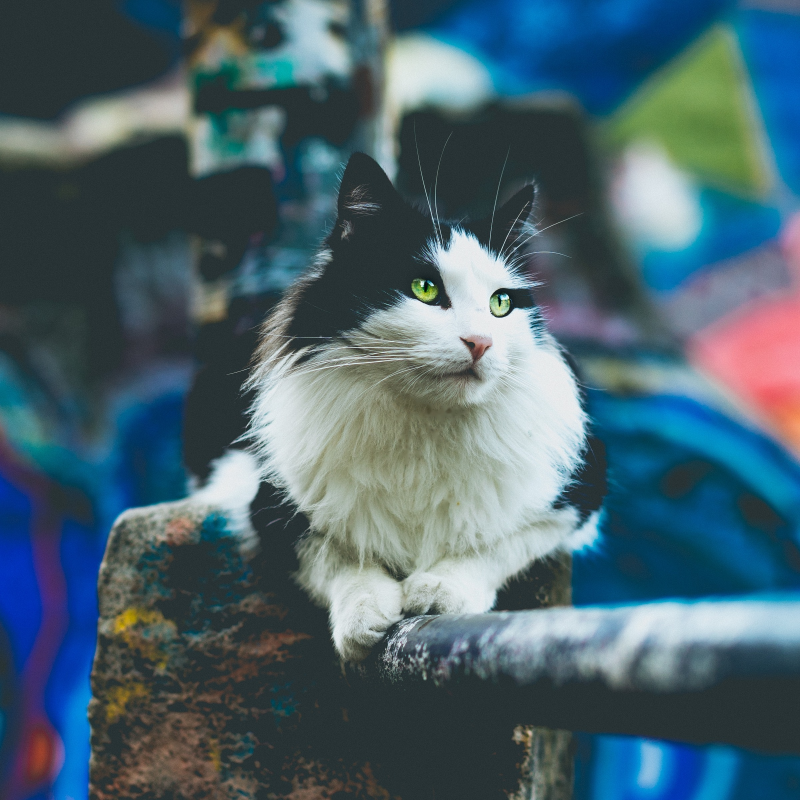
#> input picture 15-variety-caption/assets/tux_r1.jpg, 2400 x 2400 px (shown at 1/3 size); its folder holds only this picture in this run
$ python -i make_liquid.py   (imports and definitions only)
#> lines starting #> are read from the running program, lines starting #| are printed output that depends on the picture
# -*- coding: utf-8 -*-
"""
14 · 液态流动 Liquid Motion — drop「万物始于一滴」
=====================================================
一滴水落下、弹跳、融合、跃起、决堤淹没全屏，退去时留下一个液态的字标 drop。

没有 3D 引擎、没有 GLSL。这一版的全部技巧是**把画面当成一个距离场**：
每一个水滴、每一根拉丝、每一个字母，都只是往同一个场里丢一个 SDF，
用 log-sum-exp 做平滑并集——它们就会自己粘在一起、拉出丝、融成一体。
液体的一切"生命感"都来自这一次平滑并集。

    python make_liquid.py preview         # 关键帧预览
    python make_liquid.py one 6.5 a.png   # 单帧
    python make_liquid.py all 3           # 600 帧 → frames/
"""

import os
import sys
import math
import time

import numpy as np
from PIL import Image, ImageDraw, ImageFont

# [1 line not run here, left out]

# ----------------------------------------------------------------- 规格
W, H = 1920, 1080
FPS = 60
ANIM_FPS = 30                 # 参考是 30fps 动画
DUR = 10.0
FY = 872.0                    # 地板接触线
HOR = 786.0                   # 地平线
G = 5000.0                    # 重力 px/s²
ROOT = os.path.dirname(os.path.abspath(__file__))

F_UI = "C:/Windows/Fonts/Dengb.ttf"        # 中文副标题
F_EN = "C:/Windows/Fonts/Segoeui.ttf"      # 英文副标题
F_HERO = "C:/Windows/Fonts/BOOKOSB.TTF"    # 字标 drop（圆润粗衬线）

# ----------------------------------------------------------------- 时间轴（150 BPM）
BPM = 150
BEAT = 60.0 / BPM             # 0.4 s
CUES = dict(
    pour=0.0, rain=0.4, fuse=2.0, leap=3.2, flood=4.0, immersed=4.42,
    reveal=4.85, gather=5.75, gap=6.2, drop=6.4, glint=7.1, drip=7.6,
    ripple=8.4, end=10.0, pour_snap=0.167,
    merges=[2.0, 2.4, 2.8], apex=3.6,
    flood_in=4.035, flood_full=4.42,
    reveal_start=4.55, reveal_end=5.35,
    logo_snap=6.4, glint_t=7.2, drip_land=8.4, drip_snap=8.567,
    tagline_start=8.42, outro=8.8,
)
# 四滴的落点：时刻 / x / 大小 / 色相
LANDINGS = [(0.40, 640.0, 1.00, 0.05), (0.80, 1250.0, 0.85, 0.62),
            (1.20, 405.0, 0.80, 0.95), (1.60, 960.0, 1.35, 0.36)]
WORD = "drop"
WORD_U = [0.05, 0.30, 0.55, 0.85]          # 四个字母的色相：橘 → 粉 → 粉紫 → 紫

F = lambda t: int(round(t * ANIM_FPS))


# ----------------------------------------------------------------- 基础
def sstep(a, b, x):
    t = np.clip((x - a) / (b - a), 0.0, 1.0)
    return t * t * (3.0 - 2.0 * t)


def clip(x, a=0.0, b=1.0):
    return np.clip(x, a, b)


def mixc(a, b, x):
    """颜色混合：a/b 是 (3,) 或 (N,3)，x 是标量或可广播数组"""
    return a + (b - a) * x


def bezier(p1x, p1y, p2x, p2y, n=1024):
    """三次贝塞尔缓动，返回查表函数"""
    ts = np.linspace(0.0, 1.0, n, dtype=np.float64)
    omt = 1.0 - ts
    xs = 3 * omt * omt * ts * p1x + 3 * omt * ts * ts * p2x + ts ** 3
    ys = 3 * omt * omt * ts * p1y + 3 * omt * ts * ts * p2y + ts ** 3
    xs = np.maximum.accumulate(xs)

    def f(x):
        xa = np.clip(x, 0.0, 1.0)
        return np.interp(xa, xs, ys)
    return f


eInOut = bezier(0.65, 0.0, 0.35, 1.0)
eIn = bezier(0.5, 0.0, 0.9, 0.4)
eOut = bezier(0.33, 0.9, 0.4, 1.0)
eFront = bezier(0.28, 0.55, 0.42, 1.0)
flung = bezier(0.22, 1.0, 0.36, 1.0)      # "甩出去"的缓动（溅射触须用）


# [11 lines left out: function spring, not called in this run]


def wob(t, f, decay):
    return 0.0 if t <= 0 else math.exp(-t / decay) * math.sin(2 * math.pi * f * t)


def h21(x, y):
    n = x * 127.1 + y * 311.7
    return np.mod(np.sin(n) * 43758.5453, 1.0)


# [5 lines left out: function grid, not called in this run]


_PX = _PY = None


# [5 lines left out: function pxpy, not called in this run]


# ----------------------------------------------------------------- 调色板
# u ∈ [0,1]：橘 → 洋红 → 紫。三段分别是"薄 / 中 / 厚"的液体色。
_PT = (np.array([1.00, 0.74, 0.30], np.float32), np.array([1.00, 0.50, 0.66], np.float32),
       np.array([0.84, 0.52, 1.00], np.float32))
_PM = (np.array([1.00, 0.36, 0.06], np.float32), np.array([1.00, 0.10, 0.44], np.float32),
       np.array([0.56, 0.12, 1.00], np.float32))
_PD = (np.array([0.80, 0.10, 0.04], np.float32), np.array([0.62, 0.02, 0.30], np.float32),
       np.array([0.24, 0.04, 0.60], np.float32))


# [11 lines left out: function _ramp, not called in this run]


def pal_thin(u):
    return _ramp(_PT, u)


def pal_mid(u):
    return _ramp(_PM, u)


def pal_deep(u):
    return _ramp(_PD, u)


# ----------------------------------------------------------------- 影棚环境
KEY = (-0.78, -0.95)          # 主柔光箱在反射方向空间的位置


# [38 lines left out: functions soft_rect, env_map, not called in this run]


# ----------------------------------------------------------------- 字标 SDF
_LET = None


# [87 lines left out: functions letters, sample_bilinear, not called in this run]


# ----------------------------------------------------------------- 相机
CAM = [
    (-0.5, 5.4, 640, 382), (0.0, 5.3, 640, 398), (0.167, 4.9, 640, 452), (0.30, 3.8, 642, 690),
    (0.42, 3.3, 648, 800), (0.8, 2.6, 1010, 832), (1.2, 2.15, 745, 812), (1.7, 1.6, 880, 758),
    (2.4, 1.64, 925, 764), (3.05, 1.72, 960, 764), (3.6, 1.46, 960, 590), (4.0, 1.42, 960, 640),
    (4.6, 1.2, 960, 560), (5.0, 1.13, 960, 548), (5.9, 1.0, 960, 540), (8.0, 1.0, 960, 540),
    (10.0, 1.0, 960, 540), (10.5, 1.0, 960, 540),
]


# [15 lines left out: function cam_at, not called in this run]


# ----------------------------------------------------------------- 叙事
def add_ball(S, x, y, r, u, ax=1.0, ay=1.0, rot=0.0):
    if r > 0.4:
        S["balls"].append((float(x), float(y), float(r), float(u), float(ax), float(ay), float(rot)))


def add_seg(S, ax_, ay_, bx_, by_, ra, rb, u):
    if max(ra, rb) > 0.4:
        S["segs"].append((float(ax_), float(ay_), float(bx_), float(by_), float(ra), float(rb), float(u)))


# ----------------------------------------------------------------- 落雨：四滴 + 溅射皇冠
SV_PUD = 0.52          # 静止水洼的竖直比例（扁透镜：高只有半径的一半）
TEN_T = 0.27           # 溅射皇冠的寿命

# x / 半径 / 色相 / 落地时刻 / 落地弹性的阻尼
DROPS = [
    dict(x=640.0, r=56.0, u=0.05, tLand=0.40, z=0.50),
    dict(x=1250.0, r=46.0, u=0.62, tLand=0.80, z=0.50),
    dict(x=405.0, r=42.0, u=0.95, tLand=1.20, z=0.50),
    dict(x=960.0, r=74.0, u=0.36, tLand=1.60, z=0.62),
]
# 三摊水跳进中心（P4 已经在中心等着被灌满）
HOPS = [dict(who=0, tc=2.00, side=-1.0), dict(who=2, tc=2.40, side=-1.0),
        dict(who=1, tc=2.80, side=+1.0)]
HOP_T = 0.34


# [10 lines left out: function sv_land, not called in this run]


_TEN = None
_CROWN = None


# [97 lines left out: functions tendrils, tendril_state, crown, mass_r, not called in this run]


_SPRAY = None


# [241 lines left out: functions spray, film, not called in this run]


def add_letter(S, i, L, grow, scale, u):
    S["letters"].append((i, L, grow, scale, u))


# ----------------------------------------------------------------- SDF 场
# [400 lines left out: functions field_at, shade, backdrop, floor_col, rip_rings, render_frame, not called in this run]


# ----------------------------------------------------------------- 后期
_BLOOM_DN = {}


# [101 lines left out: functions _down, _up, bloom, tonemap, post, draw_type, not called in this run]


# ----------------------------------------------------------------- CLI
def save(img, path):
    Image.fromarray((np.clip(img, 0, 1) * 255 + 0.5).astype(np.uint8), "RGB").save(path, quality=95)


# [11 lines left out: functions render, cmd_one, not called in this run]


def _worker(i):
    t = i / float(FPS)
    path = os.path.join(ROOT, "frames", "f_%04d.png" % i)
    last = None
    for attempt in range(4):
        try:
            img = render(t)
            save(img, path)
            return i
        except MemoryError as e:      # 全屏 SDF 的峰值内存很凶，本机可用常年 1.3-1.8GB
            last = e
            import gc
            gc.collect()
            time.sleep(1.5 + attempt * 1.5)
    raise last


# [27 lines left out: functions cmd_all, cmd_preview, not called in this run]


# [11 lines not run here, left out]

>>> import cv2
>>> picture = cv2.imread('../15-variety-caption/assets/tux_r1.jpg', cv2.IMREAD_GRAYSCALE)
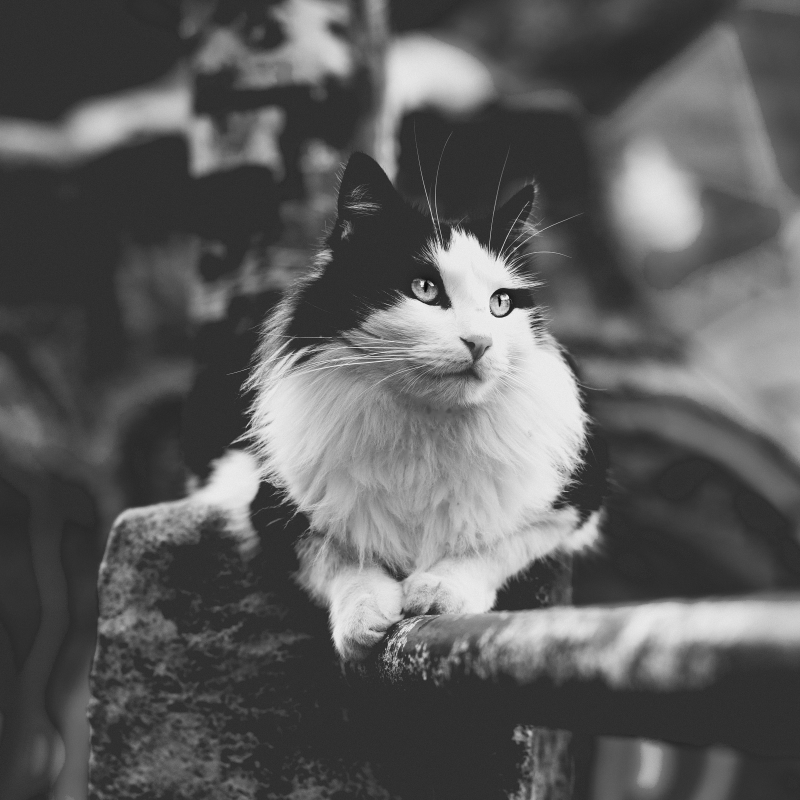
#> picture: shape (2400, 2400) (shown at 1/3 size); min 2, max 255, mean 93.3
>>> result = _worker(picture)
#> (the run stopped early here; a loop or call above may not have finished)

$ run again, on 15-variety-caption/assets/white_dof.jpg
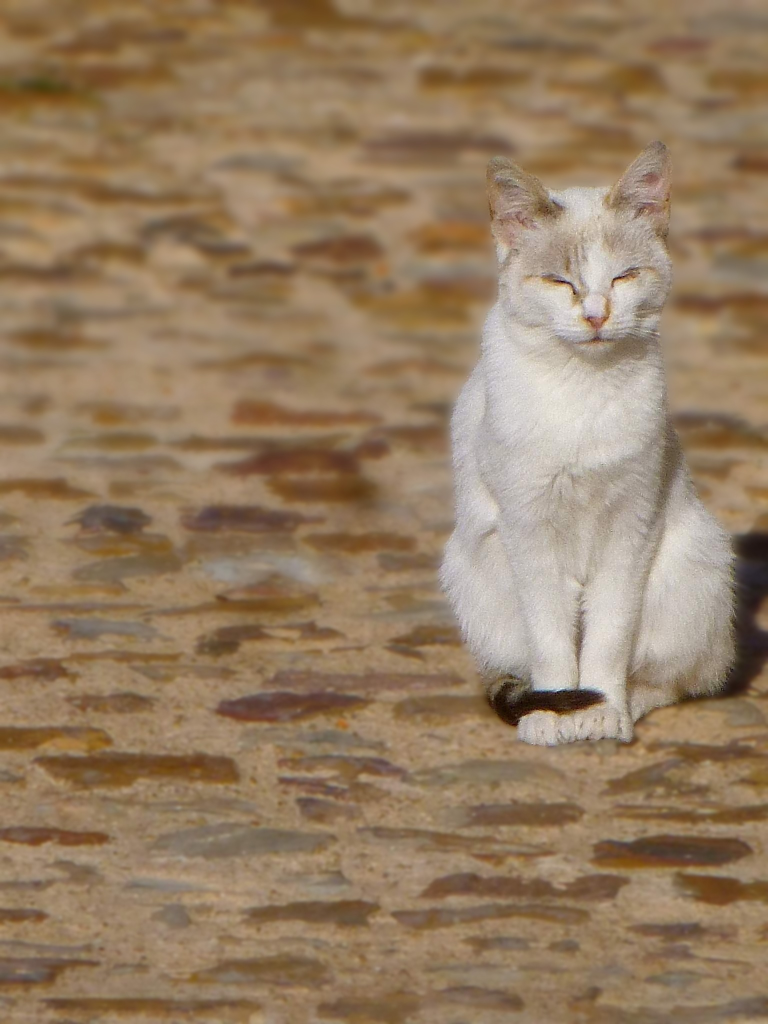
#> input picture 15-variety-caption/assets/white_dof.jpg, 1536 x 2048 px (shown at 1/2 size)
#> `picture = cv2.imread('../15-variety-caption/assets/tux_r1.jpg', cv2.IM..`:
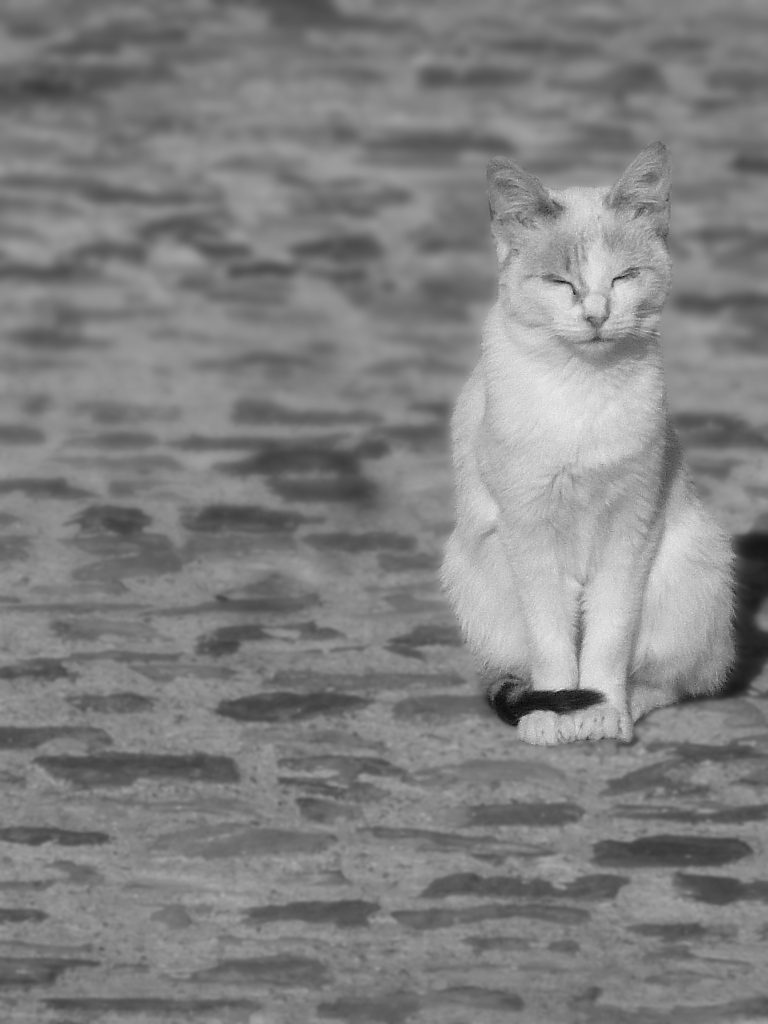
#> picture: shape (2048, 1536) (shown at 1/2 size); min 0, max 251, mean 128.7
